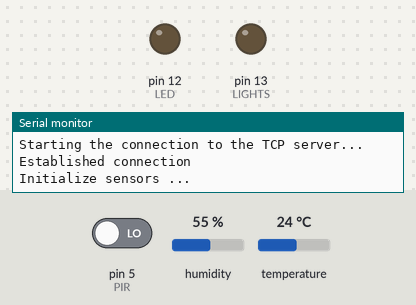
The sketch below on a simulated Arduino Uno, built with avr-gcc and run on an emulated ATmega328P. Shown: output pins drawn as LEDs (lit = HIGH), the last lines printed to the serial monitor. The inputs (shaded band) are chosen by the test bench; at power-on: pin 5 (PIR) LOW, humidity 55 %, temperature 24 °C. WiFi joins after 1.5 s; servers stay silent unless stated.

Above: at 3.2 s.
3.3 s: pin 5 (PIR) driven HIGH
At 15.6 s:
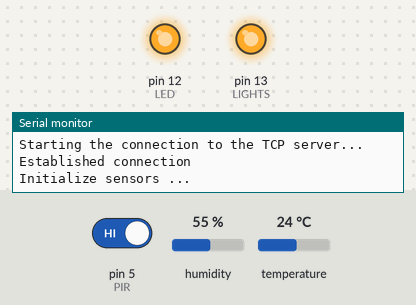
16.9 s: pin 5 (PIR) driven LOW
At 19.2 s:
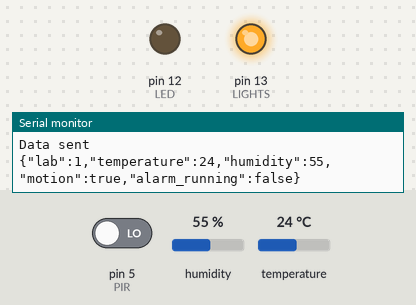
Timing chart, 0 to 20.7 s (numbered marks = the images above; inputs shaded):
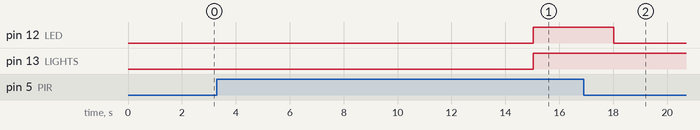

The sketch:

PIR_sensor.ino
```cpp
// Libraries
#include <WiFiEsp.h>
#include <SoftwareSerial.h>
#include <ArduinoJson.hpp>
#include <ArduinoJson.h>
#include "DHT.h"

// Define digital pins
#define DHTPIN 4        // Digital pin connected to the DHT sensor
#define DHTTYPE DHT11   // DHT 11
#define LED 12          // Digital pin connected to the Red LED
#define LIGHTS 13       // Digital pin connected to the lab's Lights
#define BUZZER 7        // Digital pin connected to the buzzer
#define PIR 5

DHT dht(DHTPIN, DHTTYPE);         // Initialize DHT
SoftwareSerial WiFiSerial(2, 3);  // RX, TX

// Define variables
long BaudRate = 9600;
char ssid[] = "INFINITUM67F2_2.4";    // SSID
char pass[] = "Ma2F3YqgAb";           // WiFi password
int status = WL_IDLE_STATUS;

char server[] = "192.168.1.65";       // IP address
int port = 25000;                     // Server TCP port

WiFiEspClient client;                 // Initialize WiFi client
unsigned long lastSend;
unsigned long lastRead;
unsigned long lastMotion;

boolean alarm = false;               // Checks if the alarm is on
boolean alarm_running = false;       // Verify if the alarm is running
String data = "";                    // Will receive the full response message from the server

void setup() {
  Serial.begin(9600);
  WiFiSerial.begin(BaudRate);
  // Initialize ESP module
  WiFi.init(&WiFiSerial);             // Associate serial port and initialize WiFi
  delay(100);
  // Try to make the connection
  if (WiFi.status() == WL_NO_SHIELD){
    Serial.println(F("WiFi module not detected"));
    // don't continue
    while(true);
  }

  // Attempt to connect to WiFi network
  while (status != WL_CONNECTED){
    Serial.print(F("Trying to connect to the WPA SSID: "));
    Serial.println(ssid);
    // Connecting to networking WPA/WPA2
    status = WiFi.begin(ssid, pass);
    delay(200);
  }

  // There is connection
  Serial.println(F("Successful connection with WiFi network"));
  printWifiStatus();
  Serial.println();
  Serial.println(F("Starting the connection to the TCP server..."));
  // If you get a connection, report back via serial
  if (client.connect(server, port)){
    Serial.println(F("Established connection"));
  }

  // Declaring pinMode
  pinMode(LED, OUTPUT);
  pinMode(LIGHTS, OUTPUT);
  pinMode(PIR, INPUT);
  dht.begin();
  Serial.println(F("Initialize sensors ..."));
}

void loop() {

  if(alarm_running == true){
    make_alarm();
  }

  status = WiFi.status();
  if (status != WL_CONNECTED){
    while(status != WL_CONNECTED){
      Serial.print(F("Attempting to connect to WPA SSID: "));
      Serial.println(ssid);
      // Connect to WPA/WPA2 network
      status = WiFi.begin(ssid, pass);
      delay(200);
    }
    Serial.println(F("Connected to AP"));
  }

  // Wait for 15 seconds to calibrate sensors
  if (millis() > 15000){
    // Send the JSON with the results of the sensors
    sendJSON();
  }

  // If the TCP server responds, read the characters
  data = "";
  while(client.available()){
    char c = client.read();
    data = data + c;
  }

  // If data has something, this would be a JSON
  if (data != ""){
    Serial.println(data);
    // Send JSON and try to read it
    readJSON(data);
  }

}

void readJSON(String json){
  StaticJsonDocument<300> doc;
  // If it's not a JSON, this would make an error
  DeserializationError error = deserializeJson(doc, json);
  if (error) {
    Serial.println(F("Invalid response received"));
  }else{
    // Try to read the JSON and the corresponding changes
    Serial.println(F("Processing response ... "));
    if (doc["status"] == true){
      alarm = doc["alarm"];
      if (alarm == false){
        alarm_running = false;
      }
    }else{
      String error = doc["error"];
      Serial.println(error);
    }
  }
}

void make_alarm(){
  digitalWrite(LED, HIGH);

  tone(BUZZER, 2000);
  delay(1000);
  tone(BUZZER, 3000);
  delay(1000);
  tone(BUZZER, 2000);
  delay(1000);
  tone(BUZZER, 3000);
  delay(1000);
}

void reconnect(){
  Serial.print(F("Connecting to TCP server..."));
  if (client.connect(server, port)){
    Serial.println(F("...Established connection!"));
  } else{
    Serial.print(F("[FAIL] [rc = "));
    Serial.println(F(" : Retrying in 1 second]"));
    //delay(1000);
  }
}

void printWifiStatus(){
  Serial.print(F("SSID: "));
  Serial.println(WiFi.SSID());
  IPAddress ip = WiFi.localIP();
  Serial.print(F("IP adress: "));
  Serial.println(ip);
}

void sendJSON(){
  // After 5 seconds reads the sensor
  if (millis() - lastRead > 5000){
    // Variable to serialize in JSON
    String json;
    // Document for creating the JSON
    StaticJsonDocument<300> doc;
    // Read temperature as Celsius (the default)
    float temperature = dht.readTemperature();
    // Read humidity
    float humidity = dht.readHumidity();
    // If there is motion
    int PIR_value = digitalRead(PIR);
    // Verify motion
    boolean motion;

    if (isnan(humidity) || isnan(temperature)) {
      Serial.println(F("Failed to read from DHT sensor!"));
    }

    if (PIR_value == HIGH && alarm == false) {
      digitalWrite(LIGHTS, HIGH);
      digitalWrite(LED, HIGH);
      delay(3000);
      digitalWrite(LED, LOW);
      motion = true;
      lastMotion = millis();

    }else if(PIR_value == HIGH && alarm == true){
      digitalWrite(LED, HIGH);
      digitalWrite(LIGHTS, LOW);
      alarm_running = true;
      motion = true;

    }else if(PIR_value == LOW && alarm == true){
      motion = false;
      digitalWrite(LIGHTS, LOW);

    }else{
      if (millis() - lastMotion > 60000 * 3){
        digitalWrite(LIGHTS, LOW);
      }
      digitalWrite(LED, LOW);
      noTone(BUZZER);
      motion = false;
    }

    // Create JSON
    doc["lab"] = 1;
    doc["temperature"] = temperature;
    doc["humidity"] = humidity;
    doc["motion"] = motion;
    doc["alarm_running"] = alarm_running;
    serializeJson(doc, json);

    // Send message through TCP server
    if (millis() < 60000 || millis() - lastSend > 60000 * 5 || motion == true || (alarm_running == true && millis() - lastSend > 5000)){
      if(!client.connected()){
        reconnect();
      }

      client.print(json);
      lastSend = millis();
      Serial.println(F("Data sent\n"));
    }

    // Show the message on the Serial Monitor
    Serial.println(json);
    lastRead = millis();

  }
}
```

Measured:
- after the input at 3.3 s, pin 12 (LED), pin 13 (LIGHTS): LOW → HIGH after 11.7 s
- after the input at 16.9 s, pin 12 (LED): goes on until 18.0 s, then stays LOW
